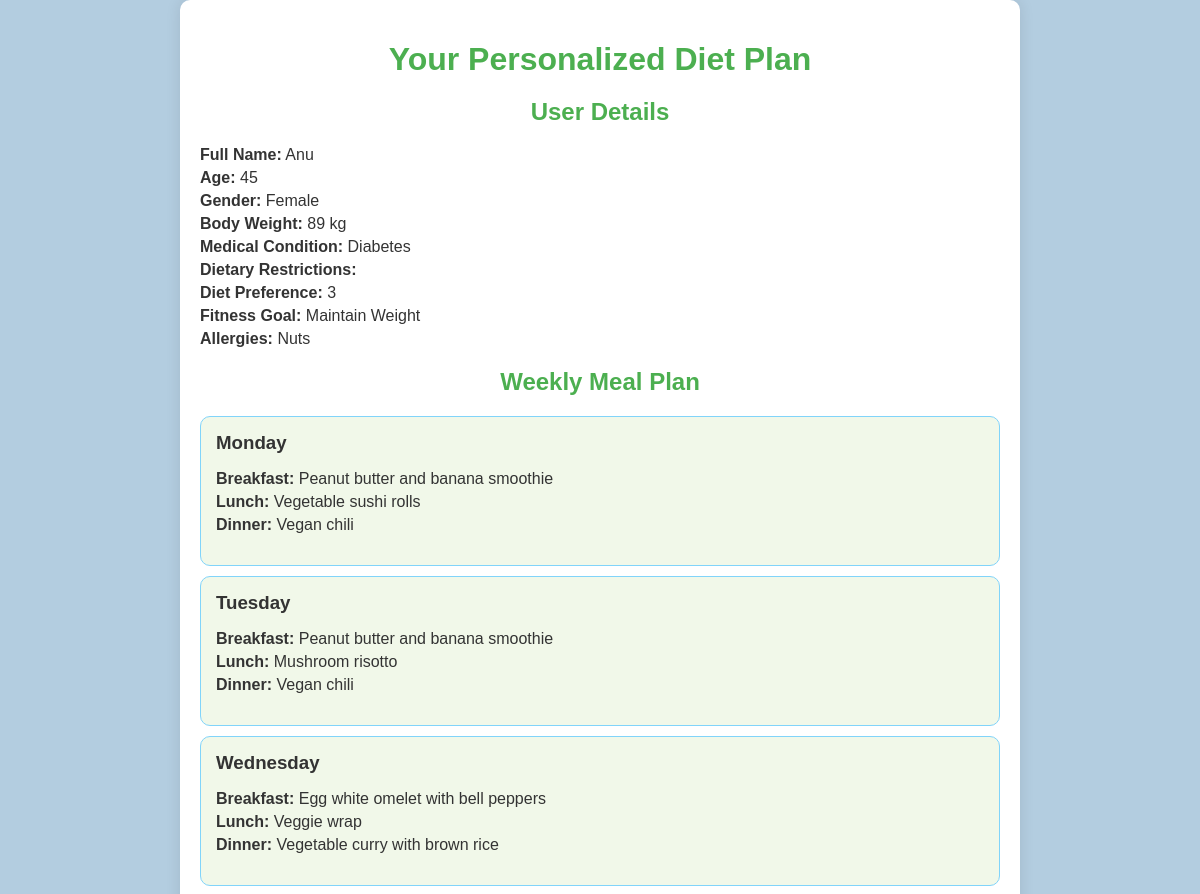
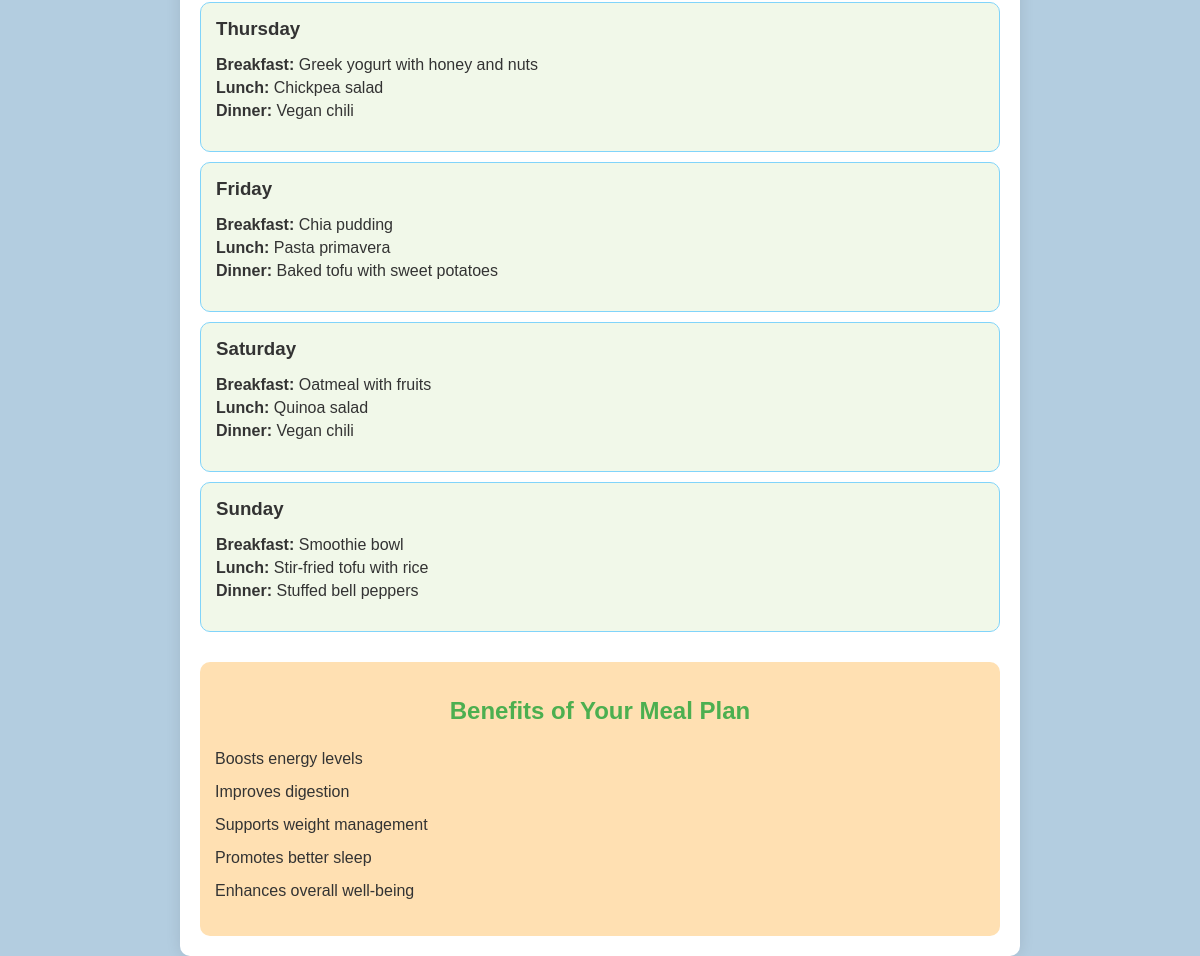
The page /diet-plan on the database its author committed (2 pictures, top to bottom).
### tables this page shows
CREATE TABLE dietplan (
                id INTEGER PRIMARY KEY AUTOINCREMENT,
                pname TEXT,
                age INTEGER,
                gender TEXT,
                weight INTEGER,
                condition TEXT,
                diet TEXT,
                goal TEXT,
                allergies TEXT
            );

CREATE TABLE meals (
                id INTEGER PRIMARY KEY AUTOINCREMENT,
                dietplan_id INTEGER,
                day TEXT,
                meal_type TEXT,
                description TEXT,
                items TEXT,
                FOREIGN KEY(dietplan_id) REFERENCES dietplan(id)
            );

### backend/app.py (the view)
@app.route('/diet-plan')
def diet_plan():
    with sqlite3.connect('database.db') as conn:
        cur = conn.cursor()
        cur.execute("SELECT * FROM dietplan ORDER BY id DESC LIMIT 1")
        last_diet_plan = cur.fetchone()
        if last_diet_plan:
            cur.execute("SELECT day, meal_type, description, items FROM meals WHERE dietplan_id = ?", (last_diet_plan[0],))
            meals = cur.fetchall()
            meals_by_day = {}
            for meal in meals:
                if meal[0] not in meals_by_day:
                    meals_by_day[meal[0]] = []
                meals_by_day[meal[0]].append(meal)
            diet_plan_with_meals = {
                'dietplan': last_diet_plan,
                'meals': meals_by_day
            }
        else:
            diet_plan_with_meals = None
    return render_template('diet_plan.html', diet_plan=diet_plan_with_meals)

### backend/templates/diet_plan.html (shortened to what this page needs)
<!DOCTYPE html>
<html lang="en">
<head>
    <link rel="stylesheet" href="{{ url_for('static', filename='styles.css') }}">
</head>
<body>
    <div class="diet-plan-container">
        <h1>Your Personalized Diet Plan</h1>
        {% if diet_plan %}
            <div class="user-details">
                <h2>User Details</h2>
                <ul>
                    <li><strong>Full Name:</strong> {{ diet_plan.dietplan[1] }}</li>
                    <li><strong>Age:</strong> {{ diet_plan.dietplan[2] }}</li>
                    <li><strong>Gender:</strong> {{ diet_plan.dietplan[3] }}</li>
                    <li><strong>Body Weight:</strong> {{ diet_plan.dietplan[4] }} kg</li>
                    <li><strong>Medical Condition:</strong> {{ diet_plan.dietplan[5] }}</li>
                    <li><strong>Dietary Restrictions:</strong> {{ diet_plan.dietplan[9] }}</li>
                    <li><strong>Diet Preference:</strong> {{ diet_plan.dietplan[6] }}</li>
                    <li><strong>Fitness Goal:</strong> {{ diet_plan.dietplan[7] }}</li>
                    <li><strong>Allergies:</strong> {{ diet_plan.dietplan[8] }}</li>
                </ul>
            </div>
            <div class="meal-plan">
                <h2>Weekly Meal Plan</h2>
                {% for day, meals in diet_plan.meals.items() %}
                    <div class="meal">
                        <h3>{{ day }}</h3>
                        <ul>
                            {% for meal in meals %}
                                <li><strong>{{ meal[1] }}:</strong> {{ meal[3] }}</li>
                            {% endfor %}
                        </ul>
                    </div>
                {% endfor %}
            </div>
        {% else %}
            <p>No diet plan found.</p>
        {% endif %}
        <div class="benefits">
            <h2>Benefits of Your Meal Plan</h2>
            <ul>
                <li>Boosts energy levels</li>
                <li>Improves digestion</li>
                <li>Supports weight management</li>
                <li>Promotes better sleep</li>
                <li>Enhances overall well-being</li>
            </ul>
        </div>
    </div>
</body>
</html>

### backend/static/styles.css (style rules this page uses)
body { margin: 0; font-family: Arial, sans-serif; color: #333; background-color: #b3cde0; background-image: url('/static/salad-image.png'), url('/static/exercise-image.png'); background-size: cover; background-blend-mode: overlay; }
h1 { margin-bottom: 20px; font-size: 2em; }
.diet-plan-container { max-width: 800px; margin: auto; background-color: white; border-radius: 10px; box-shadow: 0 0 15px rgba(0, 0, 0, 0.1); padding: 20px; }
h1, h2 { color: #00796b; text-align: center; }
.meal-plan { margin-top: 20px; }
.meal { border: 1px solid #81d4fa; border-radius: 10px; padding: 15px; margin: 10px 0; background-color: #f1f8e9; }
.meal h3 { margin: 0; }
.benefits { margin-top: 30px; padding: 15px; background-color: #ffe0b2; border-radius: 10px; }
.benefits ul { list-style-type: none; padding: 0; }
.benefits li { padding: 5px 0; }

### backend/templates/diet_plan.html (style rules this page uses)
body { font-family: Arial, sans-serif; }
.diet-plan-container { max-width: 800px; margin: 0 auto; padding: 20px; }
h1, h2 { color: #4CAF50; }
.meal-plan { margin-top: 20px; }
.meal { margin-top: 10px; }
ul { list-style-type: none; padding: 0; }
li { margin: 5px 0; }
.user-details { margin-top: 20px; }

### rows shown on the page
dietplan: pname "Anu", age "45", gender "Female", weight "89", condition "Diabetes", diet "3", goal "Maintain Weight", allergies "Nuts"
meals: day "Monday", meal_type "Breakfast", items "Peanut butter and banana smoothie"
meals: meal_type "Lunch", items "Vegetable sushi rolls"
meals: meal_type "Dinner", items "Vegan chili"
meals: day "Tuesday", meal_type "Breakfast", items "Peanut butter and banana smoothie"
meals: meal_type "Lunch", items "Mushroom risotto"
meals: meal_type "Dinner", items "Vegan chili"
meals: day "Wednesday", meal_type "Breakfast", items "Egg white omelet with bell peppers"
meals: meal_type "Lunch", items "Veggie wrap"
meals: meal_type "Dinner", items "Vegetable curry with brown rice"
meals: day "Thursday", meal_type "Breakfast", items "Greek yogurt with honey and nuts"
meals: meal_type "Lunch", items "Chickpea salad"
meals: meal_type "Dinner", items "Vegan chili"
meals: day "Friday", meal_type "Breakfast", items "Chia pudding"
meals: meal_type "Lunch", items "Pasta primavera"
meals: meal_type "Dinner", items "Baked tofu with sweet potatoes"
meals: day "Saturday", meal_type "Breakfast", items "Oatmeal with fruits"
meals: meal_type "Lunch", items "Quinoa salad"
meals: meal_type "Dinner", items "Vegan chili"
meals: day "Sunday", meal_type "Breakfast", items "Smoothie bowl"
meals: meal_type "Lunch", items "Stir-fried tofu with rice"
meals: meal_type "Dinner", items "Stuffed bell peppers"
